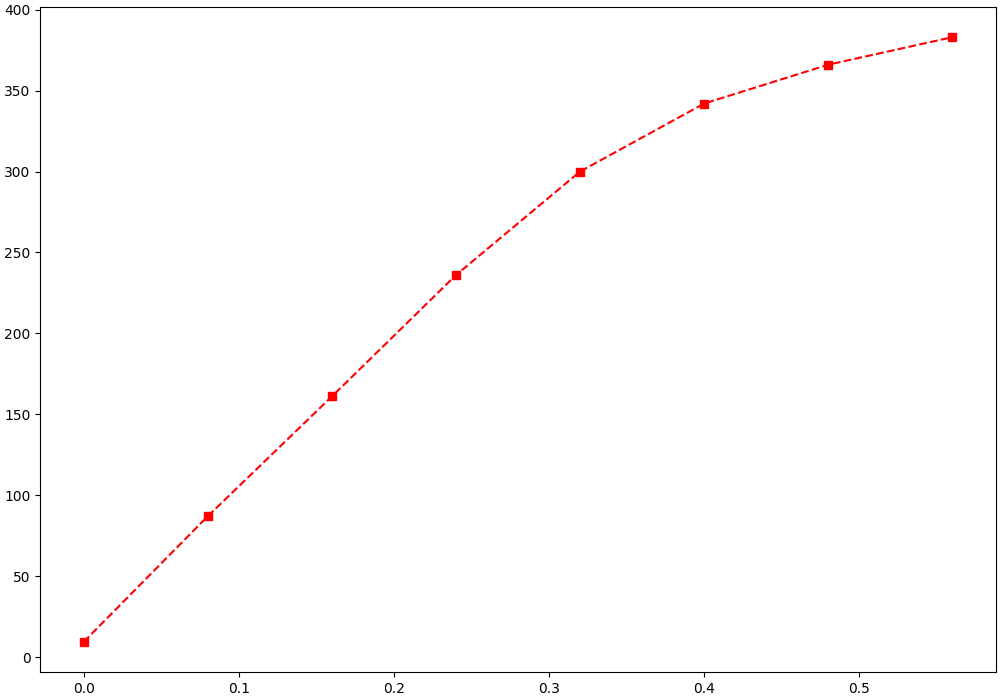

This chart was generated by the following Python code:
import matplotlib.pyplot as plt
import numpy as np
from scipy.optimize import curve_fit 
import math

b = list()
i = list()

with  open('B(I)_data', 'r')  as  data:
    for line in data:
        list_line = list((map(float, line.split())))
        b.append(list_line[0])
        i.append(list_line[1])


y = np.array(b)
x = np.array(i)


fig, ax = plt.subplots(figsize=(10,7), constrained_layout=True)

plt.plot(x, y, 'rs--')

plt.savefig("1.png")